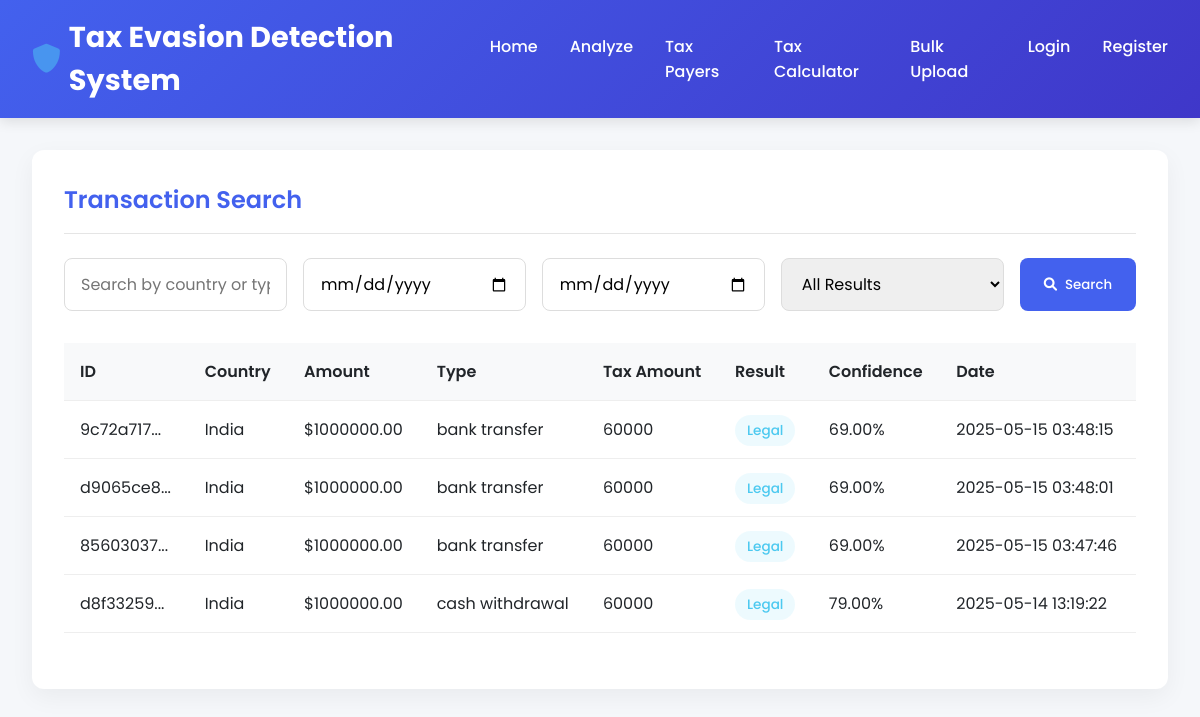
Screenshot of /search with the database file from the repository.
### tables this page shows
CREATE TABLE transactions (
            id INTEGER PRIMARY KEY AUTOINCREMENT,
            transaction_id TEXT UNIQUE,
            country TEXT,
            amount REAL,
            transaction_type TEXT,
            tax_amount INTEGER,
            prediction_result TEXT,
            confidence INTEGER,
            timestamp DATETIME DEFAULT CURRENT_TIMESTAMP,
            user_email TEXT,
            notes TEXT
        );

### app.py (the view)
@app.route('/search')
def search():
    query = request.args.get('q', '')
    start_date = request.args.get('start_date', '')
    end_date = request.args.get('end_date', '')
    result_type = request.args.get('result_type', '')
    results = search_transactions(query, start_date, end_date, result_type)
    return render_template('search.html',
                         results=results.to_dict('records'),
                         query=query,
                         start_date=start_date,
                         end_date=end_date,
                         result_type=result_type)

### app.py (called while the page is built)
def search_transactions(search_term=None, start_date=None, end_date=None, result_type=None):
    query = 'SELECT * FROM transactions WHERE 1=1'
    params = []
    if search_term:
        query += ' AND (country LIKE ? OR transaction_type LIKE ?)'
        params.extend([f'%{search_term}%', f'%{search_term}%'])
    if start_date:
        query += ' AND timestamp >= ?'
        params.append(start_date)
    if end_date:
        query += ' AND timestamp <= ?'
        params.append(end_date)
    if result_type:
        query += ' AND prediction_result = ?'
        params.append(result_type)
    query += ' ORDER BY timestamp DESC LIMIT 100'
    with sqlite3.connect(DB_NAME) as conn:
        df = pd.read_sql(query, conn, params=params)
    return df

### templates/search.html (shortened to what this page needs)
{% extends "base.html" %}
{% block content %}
    <div class="card">
        <div class="card-header">
            <h2 class="card-title">Transaction Search</h2>
        </div>
        <div class="card-body">
            <form class="search-form" action="{{ url_for('search') }}" method="GET">
                <input type="text" class="form-control" name="q" placeholder="Search by country or type..." value="{{ query }}">
                <input type="date" class="form-control" name="start_date" value="{{ start_date }}">
                <input type="date" class="form-control" name="end_date" value="{{ end_date }}">
                <select class="form-control" name="result_type">
                    <option value="">All Results</option>
                </select>
                <button type="submit" class="btn btn-primary">
                    <i class="fas fa-search"></i> Search
                </button>
            </form>
            {% if results %}
            <table class="table">
                <thead>
                    <tr>
                        <th>ID</th>
                        <th>Country</th>
                        <th>Amount</th>
                        <th>Type</th>
                        <th>Tax Amount</th>
                        <th>Result</th>
                        <th>Confidence</th>
                        <th>Date</th>
                    </tr>
                </thead>
                <tbody>
                    {% for tx in results %}
                    <tr>
                        <td>{{ tx.transaction_id[:8] }}...</td>
                        <td>{{ tx.country }}</td>
                        <td>${{ "%.2f"|format(tx.amount) }}</td>
                        <td>{{ tx.transaction_type }}</td>
                        <td>{{ tx.tax_amount }}</td>
                        <td>
                            <span class="badge badge-{{ 'success' if tx.prediction_result == 'Legal' else 'danger' }}">
                                {{ tx.prediction_result }}
                            </span>
                        </td>
                        <td>{{ "%.2f"|format(tx.confidence * 100) }}%</td>
                        <td>{{ tx.timestamp }}</td>
                    </tr>
                    {% endfor %}
                </tbody>
            </table>
            {% else %}
            <div style="text-align: center; padding: 2rem; color: #666;">
                <i class="fas fa-search" style="font-size: 3rem; margin-bottom: 1rem;"></i>
                <h3>No transactions found</h3>
                <p>Try adjusting your search criteria</p>
            </div>
            {% endif %}
        </div>
    </div>
{% endblock %}

### templates/base.html (style rules this page uses)
:root { --primary: #4361ee; --secondary: #3f37c9; --accent: #4895ef; --light: #f8f9fa; --dark: #212529; --success: #4cc9f0; --danger: #f72585; --warning: #f8961e; }
* { margin: 0; padding: 0; box-sizing: border-box; font-family: 'Poppins', sans-serif; }
body { background-color: #f5f7fa; color: var(--dark); min-height: 100vh; }
.card { background: white; border-radius: 12px; box-shadow: 0 8px 24px rgba(0, 0, 0, 0.05); padding: 2rem; margin-bottom: 2rem; transition: transform 0.3s ease, box-shadow 0.3s ease; }
.card-header { display: flex; justify-content: space-between; align-items: center; margin-bottom: 1.5rem; padding-bottom: 1rem; border-bottom: 1px solid rgba(0, 0, 0, 0.1); }
.card-title { font-size: 1.5rem; font-weight: 600; color: var(--primary); }
.btn { padding: 0.75rem 1.5rem; border-radius: 8px; border: none; font-weight: 500; cursor: pointer; transition: all 0.3s ease; display: inline-flex; align-items: center; justify-content: center; gap: 0.5rem; }
.btn-primary { background-color: var(--primary); color: white; }
.form-control { width: 100%; padding: 0.75rem 1rem; border: 1px solid #ddd; border-radius: 8px; font-size: 1rem; transition: border-color 0.3s ease, box-shadow 0.3s ease; }
.table { width: 100%; border-collapse: collapse; margin-bottom: 1.5rem; }
.table th, .table td { padding: 1rem; text-align: left; border-bottom: 1px solid #eee; }
.table th { background-color: #f8f9fa; font-weight: 600; color: var(--dark); }
.badge { padding: 0.35rem 0.75rem; border-radius: 50px; font-size: 0.85rem; font-weight: 500; }
.badge-success { background-color: rgba(76, 201, 240, 0.1); color: var(--success); }
.search-form { display: flex; gap: 1rem; margin-bottom: 2rem; }
.search-form .form-control { flex: 1; }

### rows the page displays
transactions: transaction_id "9c72a717", country "India", amount "1000000.00", transaction_type "bank transfer", tax_amount "60000", prediction_result "Legal", tx.confidence*100 "69.00", timestamp "2025-05-15 03:48:15"
transactions: transaction_id "d9065ce8", country "India", amount "1000000.00", transaction_type "bank transfer", tax_amount "60000", prediction_result "Legal", tx.confidence*100 "69.00", timestamp "2025-05-15 03:48:01"
transactions: transaction_id "85603037", country "India", amount "1000000.00", transaction_type "bank transfer", tax_amount "60000", prediction_result "Legal", tx.confidence*100 "69.00", timestamp "2025-05-15 03:47:46"
transactions: transaction_id "d8f33259", country "India", amount "1000000.00", transaction_type "cash withdrawal", tax_amount "60000", prediction_result "Legal", tx.confidence*100 "79.00", timestamp "2025-05-14 13:19:22"
